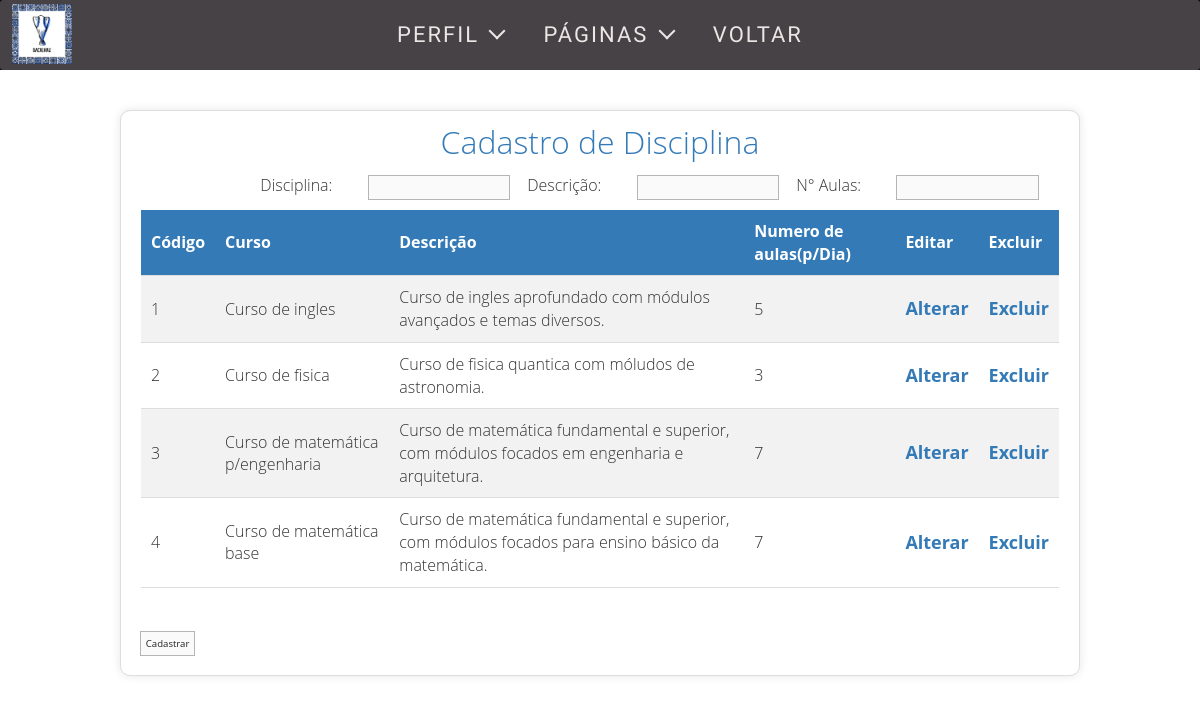
The app's page /cadastro/cadastro_disciplina.php (signed in) with its own data.
### tables this page shows
CREATE TABLE `disciplina` (
  `id` int NOT NULL AUTO_INCREMENT,
  `curso` varchar(80) DEFAULT NULL,
  `num_aulas_dia` int DEFAULT NULL,
  `descricao` varchar(200) DEFAULT NULL,
  PRIMARY KEY (`id`)
);

### cadastro/cadastro_disciplina.php (the view, shortened to what this page needs)
<!DOCTYPE html>
<html lang="en">
<head>
    <link rel="stylesheet" href="table.css">
</head>
<body>
    <div class="corpo">
        <?php
        include('../navbar.php')
        ?>
        <form action="#" method="post">
            <div class="container">
                <h1>Cadastro de Disciplina</h1>
                <span id="spanD" style=" margin-left:13%;">Disciplina:</span>
                <input type="text" class="ajuste" id="inputD" name="nomeDisciplina" />
                <span id="spanD">Descrição:</span>
                <input type="text" class="ajuste" id="inputD" name="descricaoDisciplina" />
                <span id="spanD">N° Aulas:</span>
                <input type="text" class="ajuste" id="inputD" name="cargaHoraria" />
                <?php
                $conexao = new PDO("mysql:host=127.0.0.1;dbname=diarioClasse", "root", "");
                $comandoSQL = $conexao->query("SELECT * FROM disciplina");
                echo "<table class='result' style=border: 0;>";
                echo "<tr><th>Código</th><th>Curso</th><th>Descrição</th><th>Numero de aulas(p/Dia)</th><th>Editar</th><th>Excluir</th></tr>";
                while ($linhaBD = $comandoSQL->fetch()) {
                    echo "<tr><td>" . $linhaBD["id"] . "</td>";
                    echo "<td>" . $linhaBD["curso"] . "</td>";
                    echo "<td>" . $linhaBD["descricao"] . "</td>";
                    echo "<td>" . $linhaBD["num_aulas_dia"] . "</td>";
                    echo '<td><a href="UD/alterar_disciplina.php?id=' . $linhaBD['id'] . '">Alterar</a></td>';
                    echo '<td><a href="UD/excluir_disciplina.php?id=' . $linhaBD['id'] . '">Excluir</a></td>';
                }
                echo "</table>";
                echo "<br>";
                ?>
                <input type="submit" class="ajuste" value="Cadastrar" />
            </div>
        </form>
    </div>
</body>
</html>

### cadastro/table.css (style rules this page uses)
* { box-sizing: border-box; margin: 0; padding: 0; }
body { font-family: "Open Sans", sans-serif; font-weight: 300; line-height: 1.42em; color: #333; background-color: #f9f9f9; }
h1, h2 { font-weight: 300; text-align: center; margin-bottom: 20px; }
h1 { font-size: 2em; color: #337ab7; }
a { text-decoration: none; font-size: 18px; font-weight: bold; color: #337ab7; transition: color 0.2s ease; }
.container { max-width: 80%; margin: 40px auto; padding: 20px; background-color: #fff; border: 1px solid #ddd; box-shadow: 0 0 10px rgba(0, 0, 0, 0.1); border-radius: 10px; }
table { width: 100%; border-collapse: collapse; margin-bottom: 20px; }
th, td { padding: 10px; text-align: left; border-bottom: 1px solid #ddd; }
th { background-color: #337ab7; color: #fff; font-weight: bold; }
tr:nth-child(even) { background-color: #f2f2f2; }
.ajuste { font-family: "Open Sans", sans-serif; font-weight: 500; font-size: 0.8vw; color: #242424; background-color: rgb(250, 250, 250); border: none; outline: 1px solid rgb(184, 180, 180); padding: 0.4vw; max-width: 190px; transition: 0.4s; cursor: pointer; }

### cadastro/cadastro_disciplina.php (style rules this page uses)
#inputD { margin-bottom: 1.2%; margin-left: 3.5%; margin-right: 1.5%; }

### navbar.php (style rules this page uses)
body { margin:0; background:#FFFFFF; }

### records on screen
disciplina: id "1", curso "Curso de ingles", descricao "Curso de ingles aprofundado com módulos avançados e temas diversos.", num_aulas_dia "5"
disciplina: id "2", curso "Curso de fisica", descricao "Curso de fisica quantica com móludos de astronomia.", num_aulas_dia "3"
disciplina: id "3", curso "Curso de matemática p/engenharia", descricao "Curso de matemática fundamental e superior, com módulos focados em engenharia e arquitetura.", num_aulas_dia "7"
disciplina: id "4", curso "Curso de matemática base", descricao "Curso de matemática fundamental e superior, com módulos focados para ensino básico da matemática.", num_aulas_dia "7"
